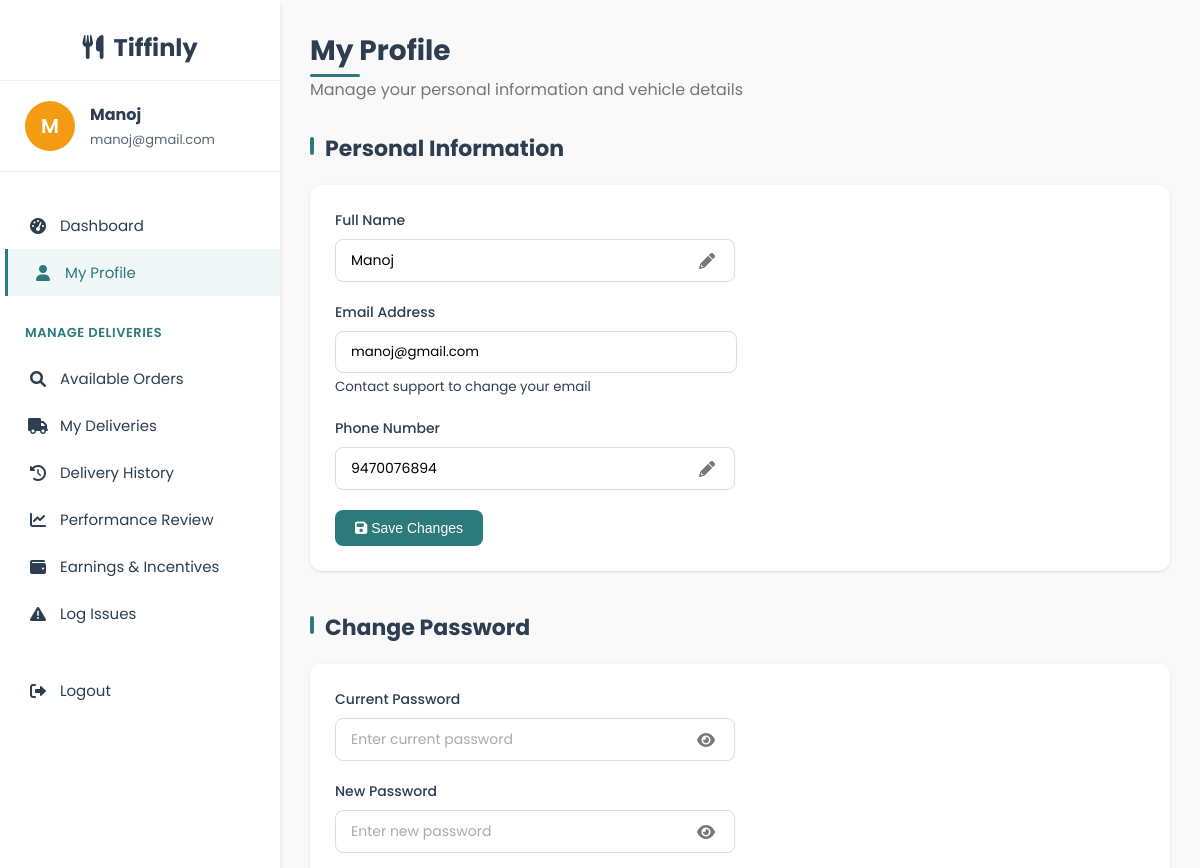
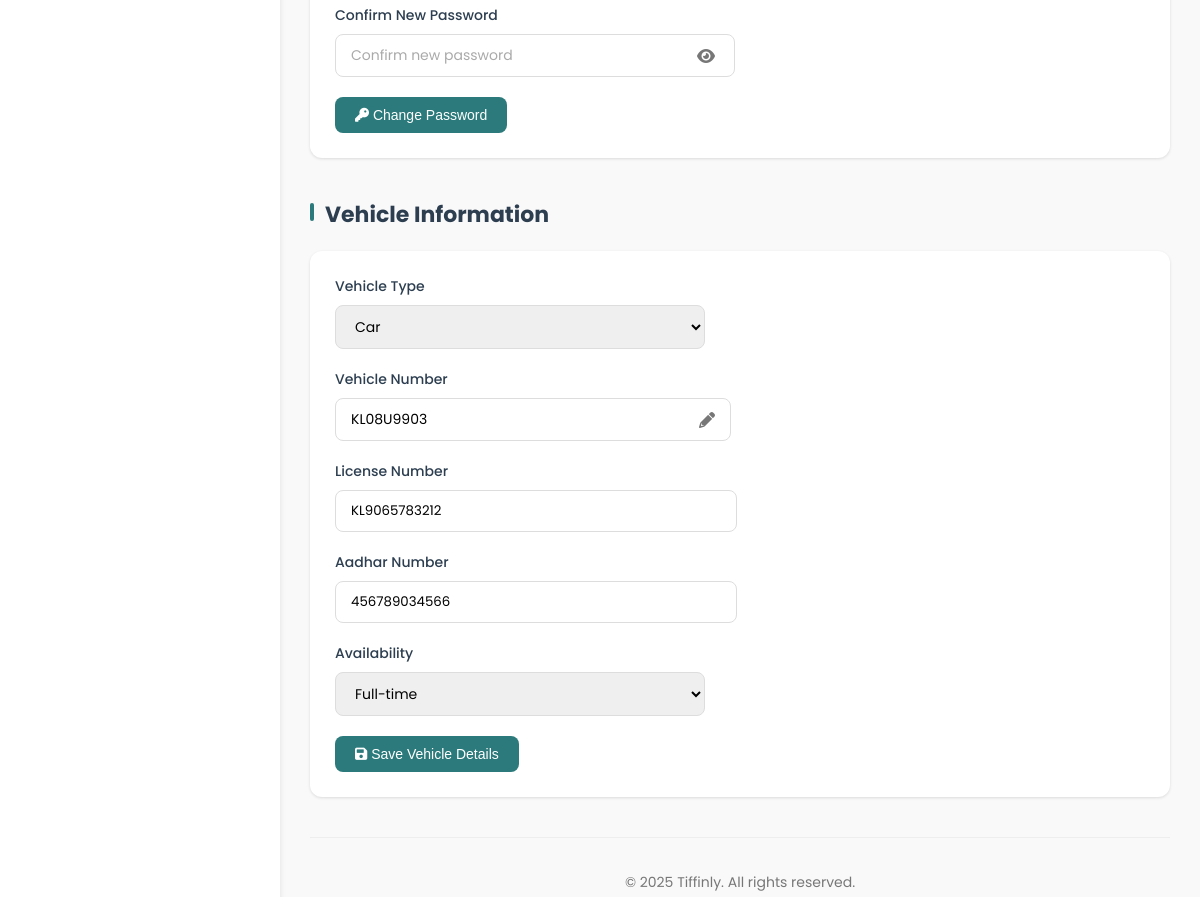
Page /delivery/partner_profile.php (signed in) on the committed database (2 pictures, top to bottom).
### tables this page shows
CREATE TABLE `users` (
  `user_id` int(11) NOT NULL,
  `name` varchar(100) NOT NULL,
  `email` varchar(100) NOT NULL,
  `password` varchar(255) NOT NULL,
  `phone` varchar(15) DEFAULT NULL,
  `role` enum('user','admin','delivery') DEFAULT 'user',
  `created_at` timestamp NOT NULL DEFAULT current_timestamp(),
  `security_question` varchar(255) NOT NULL,
  `security_answer` varchar(255) NOT NULL
);

CREATE TABLE `delivery_partner_details` (
  `partner_id` int(11) NOT NULL,
  `vehicle_type` varchar(50) NOT NULL,
  `vehicle_number` varchar(20) NOT NULL,
  `license_number` varchar(30) NOT NULL,
  `license_file` varchar(255) DEFAULT NULL,
  `aadhar_number` varchar(20) DEFAULT NULL,
  `availability` enum('Part-time','Full-time') NOT NULL
);

### delivery/partner_profile.php (the view, shortened to what this page needs)
<?php
$db = new mysqli('localhost', 'root', '', 'tiffinly');
$user_id = $_SESSION['user_id'];
$user_query = $db->prepare("SELECT name, email, phone FROM users WHERE user_id = ?");
$user_query->bind_param("i", $user_id);
$user_query->execute();
$user_result = $user_query->get_result();
$user = $user_result->fetch_assoc();
$partner_query = $db->prepare("SELECT * FROM delivery_partner_details WHERE partner_id = ?");
$partner_query->bind_param("i", $user_id);
$partner_query->execute();
$partner_result = $partner_query->get_result();
$partner_details = $partner_result->fetch_assoc();
?>
<!DOCTYPE html>
<html lang="en">
<head>
    <link rel="stylesheet" href="https://cdnjs.cloudflare.com/ajax/libs/font-awesome/6.0.0-beta3/css/all.min.css">
    <link rel="stylesheet" href="../user/user_css/profile_style.css">
</head>
<body>
    <div class="dashboard-container">
        <div class="sidebar">
            <div class="sidebar-header">
                <i class="fas fa-utensils"></i>&nbsp Tiffinly
            </div>
            <div class="admin-profile">
                <div class="admin-avatar">
                    <?php echo strtoupper(substr($user['name'], 0, 1)); ?>
                </div>
                <div class="admin-info">
                    <h4><?php echo htmlspecialchars($user['name']); ?></h4>
                    <p><?php echo htmlspecialchars($user['email']); ?></p>
                </div>
            </div>
            <div class="sidebar-menu">
                <a href="partner_dashboard.php" class="menu-item">
                    <i class="fas fa-tachometer-alt"></i> Dashboard
                </a>
                <a href="partner_profile.php" class="menu-item active">
                    <i class="fas fa-user"></i> My Profile
                </a>
                <div class="menu-category">Manage Deliveries</div>
                <a href="available_orders.php" class="menu-item">
                    <i class="fas fa-search"></i> Available Orders
                </a>
                <a href="my_deliveries.php" class="menu-item">
                    <i class="fas fa-truck"></i> My Deliveries
                </a>
                <a href="delivery_history.php" class="menu-item">
                    <i class="fas fa-history"></i> Delivery History
                </a>
                <a href="performance_review.php" class="menu-item">
                    <i class="fas fa-chart-line"></i> Performance Review
                </a>
                <a href="earnings.php" class="menu-item">
                    <i class="fas fa-wallet"></i> Earnings & Incentives
                </a>
                <a href="log_issues.php" class="menu-item">
                    <i class="fas fa-exclamation-triangle"></i> Log Issues
                </a>
               <div style="margin-top: 30px;">
                    <a href="../logout.php" class="menu-item">
                        <i class="fas fa-sign-out-alt"></i> Logout
                    </a>
                </div>
            </div>
        </div>
        <div class="main-content">
            <div class="header">
                <div class="welcome-message">
                    <h1>My Profile</h1>
                    <p>Manage your personal information and vehicle details</p>
                </div>
            </div>
    <div class="profile-section">
        <h2 class="section-title">Personal Information</h2>
        <div class="profile-card">
            <form method="POST">
                <div class="form-group">
                    <label for="name">Full Name</label>
                    <div class="input-group">
                        <input type="text" id="name" name="name" class="form-control"
                               value="<?php echo htmlspecialchars($user['name']); ?>"
                               placeholder="Enter your full name" required>
                        <i class="fas fa-pencil-alt edit-icon"></i>
                    </div>
                </div>
                <div class="form-group">
                    <label>Email Address</label>
                    <input type="email" class="form-control"
                           value="<?php echo htmlspecialchars($user['email']); ?>"
                           placeholder="Your email address" readonly><br>
                    <small class="text-muted">Contact support to change your email</small>
                </div>
                <div class="form-group">
                    <label for="phone">Phone Number</label>
                    <div class="input-group">
                        <input type="tel" id="phone" name="phone" class="form-control"
                               value="<?php echo htmlspecialchars($user['phone']); ?>"
                               placeholder="Enter your phone number" required>
                        <i class="fas fa-pencil-alt edit-icon"></i>
                    </div>
                </div>
                <button type="submit" name="update_profile" class="btn btn-primary">
                    <i class="fas fa-save"></i> Save Changes
                </button>
            </form>
        </div>
    </div>
    <div class="profile-section">
        <h2 class="section-title">Change Password</h2>
        <div class="profile-card">
            <form method="POST">
                <div class="form-group">
                    <label for="current_password">Current Password</label>
                    <div class="input-group">
                        <input type="password" id="current_password" name="current_password"
                               class="form-control" placeholder="Enter current password" required>
                        <i class="fas fa-eye password-toggle" id="toggleCurrentPassword"></i>
                    </div>
                </div>
                <div class="form-group">
                    <label for="new_password">New Password</label>
                    <div class="input-group">
                        <input type="password" id="new_password" name="new_password"
                               class="form-control" placeholder="Enter new password" required>
                        <i class="fas fa-eye password-toggle" id="toggleNewPassword"></i>
                    </div>
                </div>
                <div class="form-group">
                    <label for="confirm_password">Confirm New Password</label>
                    <div class="input-group">
                        <input type="password" id="confirm_password" name="confirm_password"
                               class="form-control" placeholder="Confirm new password" required>
                        <i class="fas fa-eye password-toggle" id="toggleConfirmPassword"></i>
                    </div>
                </div>
                <button type="submit" name="update_password" class="btn btn-primary">
                    <i class="fas fa-key"></i> Change Password
                </button>
            </form>
        </div>
    </div>
    <div class="profile-section">
        <h2 class="section-title">Vehicle Information</h2>
        <div class="profile-card">
            <form method="POST">
                <div class="form-group">
                    <label for="vehicle_type">Vehicle Type</label>
                    <div class="input-group">
                        <select id="vehicle_type" name="vehicle_type" class="form-control">
                            <option value="Car" <?php if($partner_details['vehicle_type'] == 'Car') echo 'selected'; ?>>Car</option>
                        </select>
                    </div>
                </div>
                <div class="form-group">
                    <label for="vehicle_number">Vehicle Number</label>
                    <div class="input-group">
                        <input type="text" id="vehicle_number" name="vehicle_number" class="form-control"
                               value="<?php echo htmlspecialchars($partner_details['vehicle_number']); ?>"
                               placeholder="e.g., KL-01-AB-1234" required>
                               &nbsp<i class="fas fa-pencil-alt edit-icon"></i>
                    </div>
                </div>
                <div class="form-group">
                    <label for="license_number">License Number</label>
                    <input type="text" id="license_number" name="license_number" class="form-control"
                           value="<?php echo htmlspecialchars($partner_details['license_number']); ?>"
                           placeholder="Enter your driving license number" readonly>
                </div>
                <div class="form-group">
                    <label for="aadhar_number">Aadhar Number</label>
                    <input type="text" id="aadhar_number" name="aadhar_number" class="form-control"
                           value="<?php echo htmlspecialchars($partner_details['aadhar_number']); ?>"
                           placeholder="Enter your Aadhar number" readonly>
                </div>
                <div class="form-group">
                    <label for="availability">Availability</label>
                    <div class="input-group">
                        <select id="availability" name="availability" class="form-control">
                            <option value="Full-time" <?php if($partner_details['availability'] == 'Full-time') echo 'selected'; ?>>Full-time</option>
                        </select>
                    </div>
                </div>
                <button type="submit" name="update_vehicle" class="btn btn-primary">
                    <i class="fas fa-save"></i> Save Vehicle Details
                </button>
            </form>
        </div>
    </div>
            <footer style="
                text-align: center;
                padding: 20px;
                margin-top: 40px;
                color: #777;
                font-size: 14px;
                border-top: 1px solid #eee;
                animation: fadeIn 0.8s ease-out;
            ">
                <p>&copy; <?php echo date('Y'); ?> Tiffinly. All rights reserved.</p>
            </footer>
    </div>
</body>
</html>

### user/user_css/profile_style.css (style rules this page uses)
:root { --primary-color: #2C7A7B; --secondary-color: #F39C12; --accent-color: #F1C40F; --dark-color: #2C3E50; --light-color: #F9F9F9; --success-color: #27AE60; --danger-color: #E74C3C; --shadow-sm: 0 1px 3px rgba(0,0,0,0.12); --shadow-md: 0 4px 6px rgba(0,0,0,0.1); --shadow-lg: 0 10px 25px rgba(0,0,0,0.1); --transition-fast: all 0.2s ease; --transition-medium: all 0.3s ease; --transition-slow: all 0.5s ease; }
body { font-family: 'Poppins', sans-serif; margin: 0; padding: 0; background-color: var(--light-color); color: var(--dark-color); overflow-x: hidden; }
.dashboard-container { display: grid; grid-template-columns: 280px 1fr; min-height: 100vh; height: 100vh; overflow: hidden; }
.sidebar { background-color: white; box-shadow: var(--shadow-md); padding: 30px 0; position: relative; z-index: 10; height: 100vh; overflow-y: auto; animation: slideInLeft 0.6s ease-out; }
.sidebar-header { padding: 0 25px 15px; border-bottom: 1px solid #f0f0f0; text-align: center; }
.sidebar-menu { padding: 25px 0; }
.menu-category { color: var(--primary-color); font-size: 13px; font-weight: 600; text-transform: uppercase; letter-spacing: 0.5px; padding: 12px 25px; margin-top: 15px; }
.menu-item { padding: 12px 25px; display: flex; align-items: center; color: var(--dark-color); text-decoration: none; transition: var(--transition-medium); font-size: 15px; border-left: 3px solid transparent; }
.menu-item:hover, .menu-item.active { background-color: #FFF5F3; color: var(--primary-color); border-left: 3px solid var(--primary-color); transform: translateX(5px); }
.menu-item i { margin-right: 12px; font-size: 16px; width: 20px; text-align: center; }
.main-content { padding: 35px; background-color: var(--light-color); height: 100vh; overflow-y: auto; animation: fadeIn 0.8s ease-out; }
.header { display: flex; justify-content: space-between; align-items: center; margin-bottom: 35px; }
.welcome-message h1 { font-size: 26px; margin: 0; color: var(--dark-color); }
.profile-section { margin-bottom: 40px; animation: fadeIn 0.8s ease-out; }
.section-title { font-size: 20px; color: var(--dark-color); margin: 0 0 20px; position: relative; padding-left: 15px; }
.section-title:before { content: ''; position: absolute; left: 0; top: 5px; height: 18px; width: 4px; background-color: var(--primary-color); border-radius: 2px; }
.profile-card { background-color: white; border-radius: 12px; padding: 25px; box-shadow: var(--shadow-sm); margin-bottom: 25px; transition: var(--transition-medium); }
.form-group { margin-bottom: 20px; }
.form-group label { display: block; margin-bottom: 8px; font-weight: 500; color: var(--dark-color); }
.form-control { width: 100%; max-width:370px;; padding: 10px 15px; border: 1px solid #ddd; border-radius: 8px; font-family: 'Poppins', sans-serif; transition: var(--transition-fast); }
.btn { padding: 10px 20px; border-radius: 8px; border: none; cursor: pointer; font-weight: 500; transition: var(--transition-medium); font-size: 14px; }
.btn-primary { background-color: var(--primary-color); color: white; }
.input-group { position: relative; display: flex; align-items: center; width: 100%; max-width: 400px; margin-bottom: 20px; }
.input-group .form-control { width: 100%; padding: 10px 15px; padding-right: 40px; border: 1px solid #ddd; border-radius: 8px; font-family: 'Poppins', sans-serif; transition: var(--transition-fast); font-size: 14px; }
.input-group .form-control::placeholder { color: #aaa; font-size: 14px; }
.input-group .edit-icon, .input-group .password-toggle { position: absolute; right: 15px; top: 50%; transform: translateY(-50%); color: #777; cursor: pointer; transition: var(--transition-fast); background: transparent; padding: 0 5px; font-size: 16px; }
.form-group label { display: block; margin-bottom: 8px; font-weight: 500; color: var(--dark-color); font-size: 14px; }

### rows in the picture
users: name "M", name "Manoj", email "manoj@gmail.com", phone "9470076894"
delivery_partner_details: vehicle_type "Car", vehicle_number "KL08U9903", license_number "KL9065783212", aadhar_number "456789034566", availability "Full-time"
